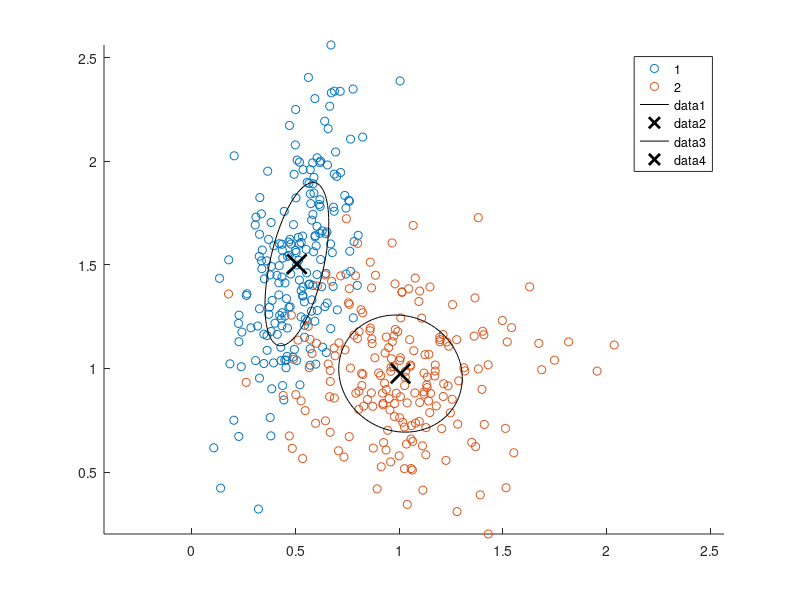

Recreate this plot in MATLAB.
%% ELLIPSE TEST
%
% Test to plot bounding ellipse
% This should be incorporated into a further Mean Shift test in another
% directory.

% --- GENERATE DATASET ---- %
NUM_DATASETS = 2;

n          = 200;
inp_mu     = cell(1,NUM_DATASETS);
inp_sig    = cell(1,NUM_DATASETS);
%Parameters for random distributions
inp_mu{1}  = [0.5 1.5];
inp_sig{1} = [0.025 0.03 ; 0.03 0.16];
inp_mu{2}  = [1 1];
inp_sig{2} = [0.09 -0.01 ; -0.01 0.08];
%Create data
X          = [mvnrnd(inp_mu{1}, inp_sig{1}, n) ; ...
              mvnrnd(inp_mu{2}, inp_sig{2}, n)];
G          = [ones(n,1) ; 2*ones(n,1)];

gscatter(X(:,1), X(:,2), G);
axis equal;
hold on;

% Generate ellipses to bound data
for k = 1:2
    %get points in group k
    idx     = (G == k);
    %Subtract mean
    Mu      = mean(X(idx,:));
    X0      = bsxfun(@minus, X(idx,:), Mu);
    %Perform eigen decomposition and sort eigenvalues
    [V D]   = eig(X0'*X0 ./ (sum(idx)-1)); %covariance
    [D ord] = sort(diag(D), 'descend');
    DD      = diag(D);
    Vo      = V(:,ord);         %ordered eigenvectors
    %generate circle and project onto vector space of X
    t       = linspace(0, 2*pi, 100);
    uc      = [cos(t) ; sin(t)];
    Vs      = Vo*sqrt(DD);               %scaled eigenvectors
    e       = bsxfun(@plus, Vs*uc, Mu'); %centre ellipse at Mu
    %Plot covariance, major/minor axes
    plot(e(1,:), e(2,:), 'Color', 'k');
    %Plot data mean
    plot(Mu(1), Mu(2), 'kx', 'MarkerSize', 14, 'LineWidth', 2);
    %plot eigenvectors?
    %lv  = bsxfun(@minus, Mu, Vs);
    %line(lv(:,1), lv(:,2), 'Color', [0 0 0], 'LineWidth', 2);
    %line(lv(1,:), lv(2,:), 'Color', [0 0 0], 'LineWidth', 2);

end
    
hold off


